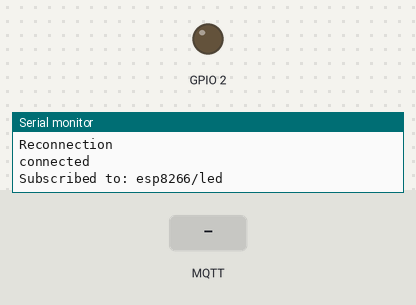
The sketch below on a simulated ESP8266 (NodeMCU). Parts: output pins drawn as LEDs (lit = HIGH), the last lines printed to the serial monitor. Inputs (shaded band) come from the test bench. WiFi joins after 1.5 s; servers stay silent unless stated; no MQTT or app messages arrive unless stated.

Above: at 2.9 s.
3.0 s: MQTT message "off" arrives on the first subscribed topic
At 3.8 s:
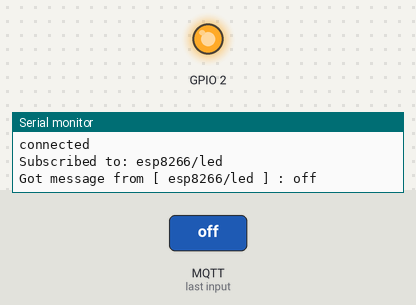
4.5 s: MQTT message "on" arrives on the first subscribed topic
At 4.9 s:
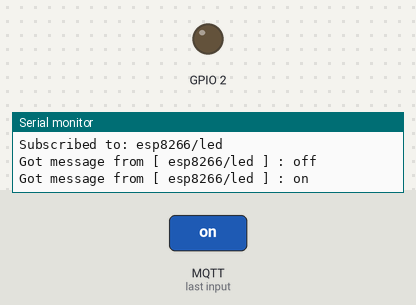
Timing chart, 0 to 7.5 s (numbered marks = the images above; inputs shaded):
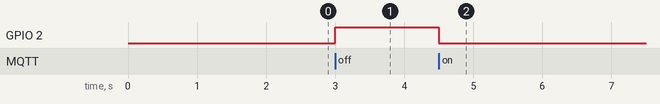

Measured:
- after the input at 3.0 s, GPIO 2: LOW → HIGH at once
- after the input at 4.5 s, GPIO 2: HIGH → LOW at once

The sketch:

MQTT_test.ino
```cpp
#include <ESP8266WiFi.h>
#include <PubSubClient.h>
#include <String.h>

const char* ssid = "...";
const char* password = "...";
const char* id = "test_light";
const char* topic = "esp8266/led";
const char* state_topic = "esp8266/led/state";

IPAddress broker(192,168,178,22);
WiFiClient espclient;

PubSubClient client(espclient);

void callback(char* topic, byte* payload, unsigned int length){
  String message;

  for(int i = 0; i < length; i++){
    message += (char)payload[i];
  }

  Serial.print("Got message from [ ");
  Serial.print(topic);
  Serial.print(" ] : ");
  Serial.println(message);

  //logica negata
  if(message == "on"){
    digitalWrite(2,LOW);
    client.publish(state_topic,"on");
  }
  else if(message == "off"){
    digitalWrite(2,HIGH);
    client.publish(state_topic,"off");
  }
}

void connectToWiFi(){
  WiFi.enableSTA(true);
  delay(100);
  WiFi.begin(ssid,password);

  while(WiFi.status() != WL_CONNECTED){
    delay(500);
    Serial.println("Waiting WiFi...");
  }

  Serial.println();
  Serial.println("WiFi connected!");
  Serial.print("IP: ");
  Serial.println(WiFi.localIP());
}

void mqtt_reconnect(){
  while(!client.connected()){
    Serial.println("Reconnection");
    if(client.connect(id)){
      client.subscribe(topic);
      Serial.println("connected");
      Serial.print("Subscribed to: ");
      Serial.println(topic);
    }
    else{
      Serial.println("Trying again in 5 sec");
      delay(5000);
    }
  }
}

void setup() {
  Serial.begin(115200);
  pinMode(2,OUTPUT);
  delay(100);
  connectToWiFi();
  client.setServer(broker,1883);
  client.setCallback(callback);
}

void loop() {
  if(!client.connected()){
    mqtt_reconnect();
  }
  client.loop();
}
```
